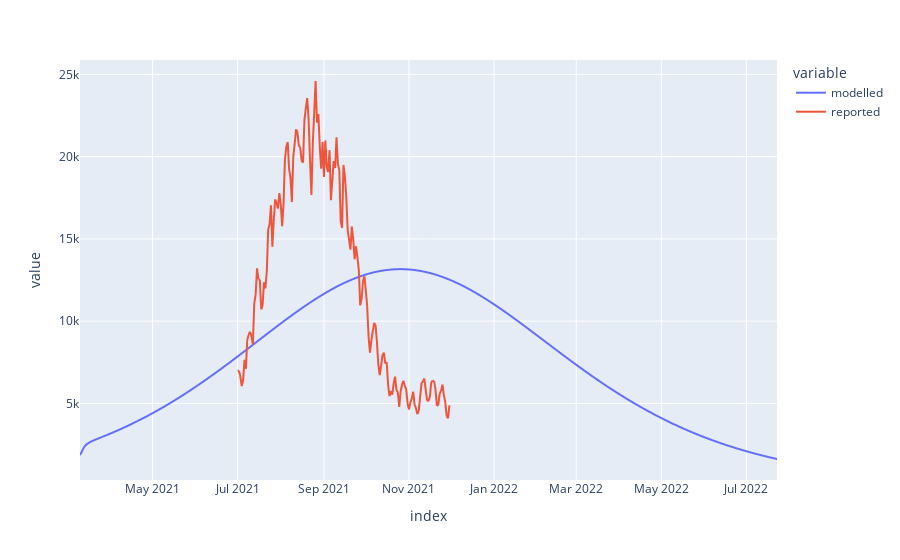

Notebook cell for this chart:
### Code cell
max_ll_params = parameters.copy()
max_ll_params.update(best_res.parameters)

model.run(max_ll_params)

comparison_df = pd.DataFrame({
    "modelled": model.get_derived_outputs_df()["incidence"],
    "reported": incidence_target_trimmed,
})
comparison_df.plot()

### Figure 1 — Plotly figure (JSON) as saved in the notebook; plotly's stock layout.template omitted (floating-point values rounded to 4 significant figures; data arrays with more than 128 entries replaced by an {"elided": "..."} marker saying what was removed)
{"data": [{"hovertemplate": "variable=modelled<br>index=%{x}<br>value=%{y}<extra></extra>", "legendgroup": "modelled", "line": {"color": "#636efa", "dash": "solid"}, "marker": {"symbol": "circle"}, "mode": "lines", "name": "modelled", "showlegend": true, "type": "scattergl", "x": {"elided": "501 str values"}, "xaxis": "x", "y": {"elided": "501 float values"}, "yaxis": "y"}, {"hovertemplate": "variable=reported<br>index=%{x}<br>value=%{y}<extra></extra>", "legendgroup": "reported", "line": {"color": "#EF553B", "dash": "solid"}, "marker": {"symbol": "circle"}, "mode": "lines", "name": "reported", "showlegend": true, "type": "scattergl", "x": {"elided": "501 str values"}, "xaxis": "x", "y": {"elided": "501 int values"}, "yaxis": "y"}], "layout": {"legend": {"title": {"text": "variable"}, "tracegroupgap": 0}, "margin": {"t": 60}, "xaxis": {"anchor": "y", "domain": [0, 1], "title": {"text": "index"}}, "yaxis": {"anchor": "x", "domain": [0, 1], "title": {"text": "value"}}}}
